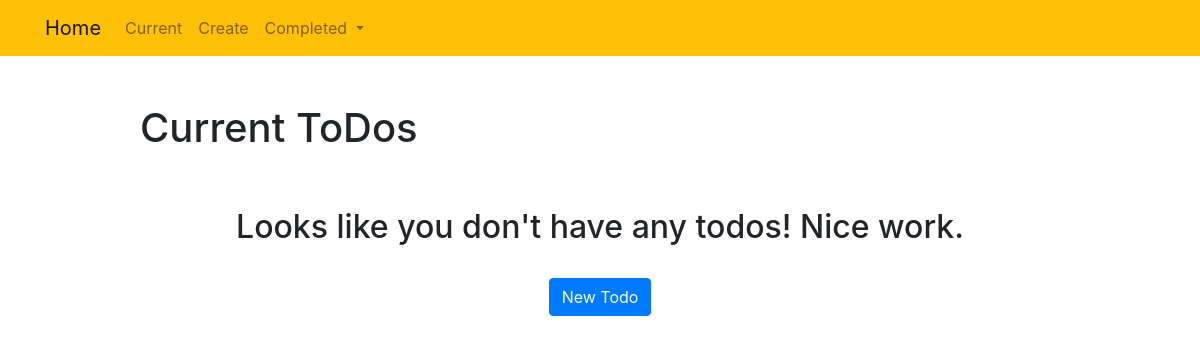
Page /currenttodo/ on the earlier database version.
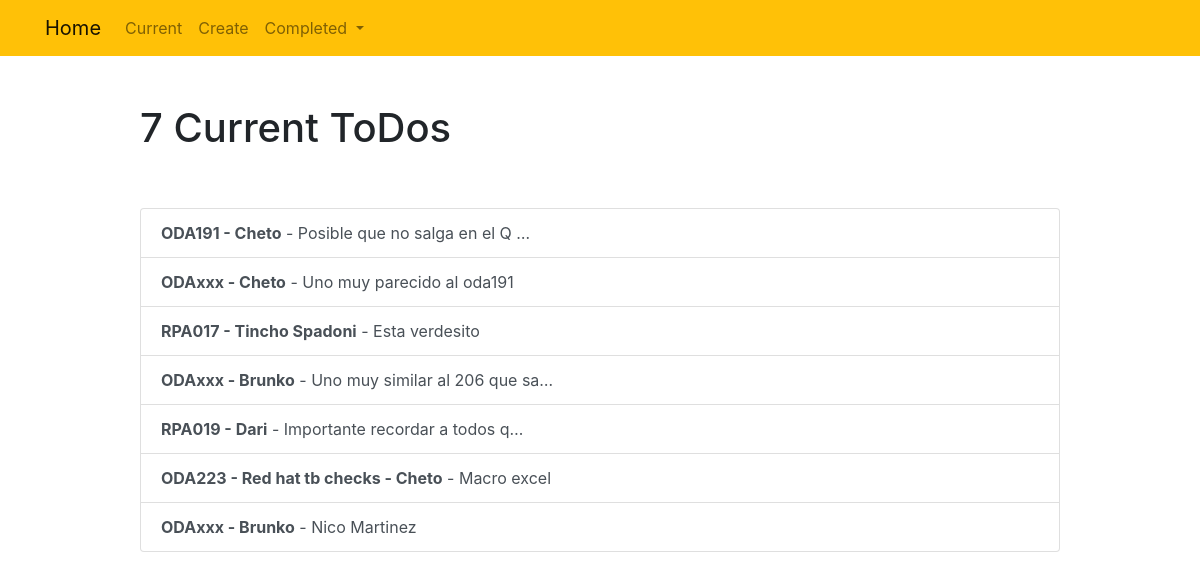
Same page on the later database version.
### todos/models.py (models this page shows, shortened)
class Todo(models.Model):
	category = models.CharField(max_length=100, blank=True)
	title = models.CharField(max_length=100)
	memo = models.TextField(blank=True)
	created = models.DateTimeField(auto_now_add=True)
	datecompleted = models.DateTimeField(null=True, blank=True)
	important = models.BooleanField(default=False)

### todos/views.py (the view)
# urls.py: path('currenttodo/', views.currenttodo ,name='currenttodo'),
def currenttodo(request):
	if request.method == 'POST':
		form = categoryForm(request.POST or None)
		if form.is_valid():
			category = form.cleaned_data.get('category')
		todos = Todo.objects.filter(datecompleted__isnull=True, category=category)
		params = {'todos':todos}
		return render(request, 'todos/currenttodo.html', params)
	else:
		currentMonth = datetime.now().month
		match currentMonth:
			case 1:
				quarter="Delivery 1Q23"
			case 2:
				quarter="Delivery 1Q23"
			case 3:
				quarter="Delivery 1Q23"
			case 4:
				quarter="Delivery 2Q23"
			case 5:
				quarter="Delivery 2Q23"
			case 6:
				quarter="Delivery 2Q23"
			case 7:
				quarter="Delivery 3Q23"
			case 8:
				quarter="Delivery 3Q23"
			case 9:
				quarter="Delivery 3Q23"
			case 10:
				quarter="Delivery 4Q23"
			case 11:
				quarter="Delivery 4Q23"
			case 12:
				quarter="Delivery 4Q23"
		todos = Todo.objects.filter(datecompleted__isnull=True, category=quarter)
		params = {'todos':todos}
		return render(request, 'todos/currenttodo.html', params)

### todos/templates/todos/currenttodo.html
{% extends 'todos/base.html' %}
{% block content %}
    <div class="row justify-content-center mt-5">
        <div class="col-md-10">
            {% if todos %}
                 <h1>{{ todos.count }} Current ToDo{{ todos.count|pluralize }}</h1>
            {% else %}
                           <h1>Current ToDos</h1>
            {% endif %}
        </div>
    </div>
    <div class="row justify-content-center mt-5">
        <div class="col-md-10" style="height: 450px; overflow: scroll;">
        {% if todos %}
            <div class="list-group">
                {% for todo in todos %}
                    <a href="{% url 'viewtodo' todo.id %}" class="list-group-item list-group-item-action{% if todo.important %} list-group-item-success{% endif %}"><b>{{ todo.title }}</b>{% if todo.memo %} - {{ todo.memo|truncatechars:30 }}{% endif %}</a>
                {% endfor %}
            </div>
        {% else %}
            <div class="text-center">
                <h2>Looks like you don't have any todos! Nice work.</h2>
            <br>
            <a role="button" class="btn btn-primary" href="{% url 'create' %}">New Todo</a>
            </div>
        {% endif %}
        </div>
    </div>
{% endblock %}

Differences in the rows shown:
now on this page (row edited): Todo: title "ODA191 - Cheto", memo "Posible que no salga en el Q …"
now on this page (row edited): Todo: title "ODAxxx - Cheto", memo "Uno muy parecido al oda191"
now on this page (row edited): Todo: title "RPA017 - Tincho Spadoni", memo "Esta verdesito"
now on this page (row edited): Todo: title "ODAxxx - Brunko", memo "Uno muy similar al 206 que sa…"
now on this page (row edited): Todo: title "RPA019 - Dari", memo "Importante recordar a todos q…"
added Todo: title "ODA223 - Red hat tb checks - Cheto", memo "Macro excel"
added Todo: title "ODAxxx - Brunko", memo "Nico Martinez"
Other differences:
{{ todos.count }}: (not shown) → "7"
text no longer shown: "Current ToDos Looks like you don't have any todos! Nice work. New Todo"
text now shown: "Current ToDo"
